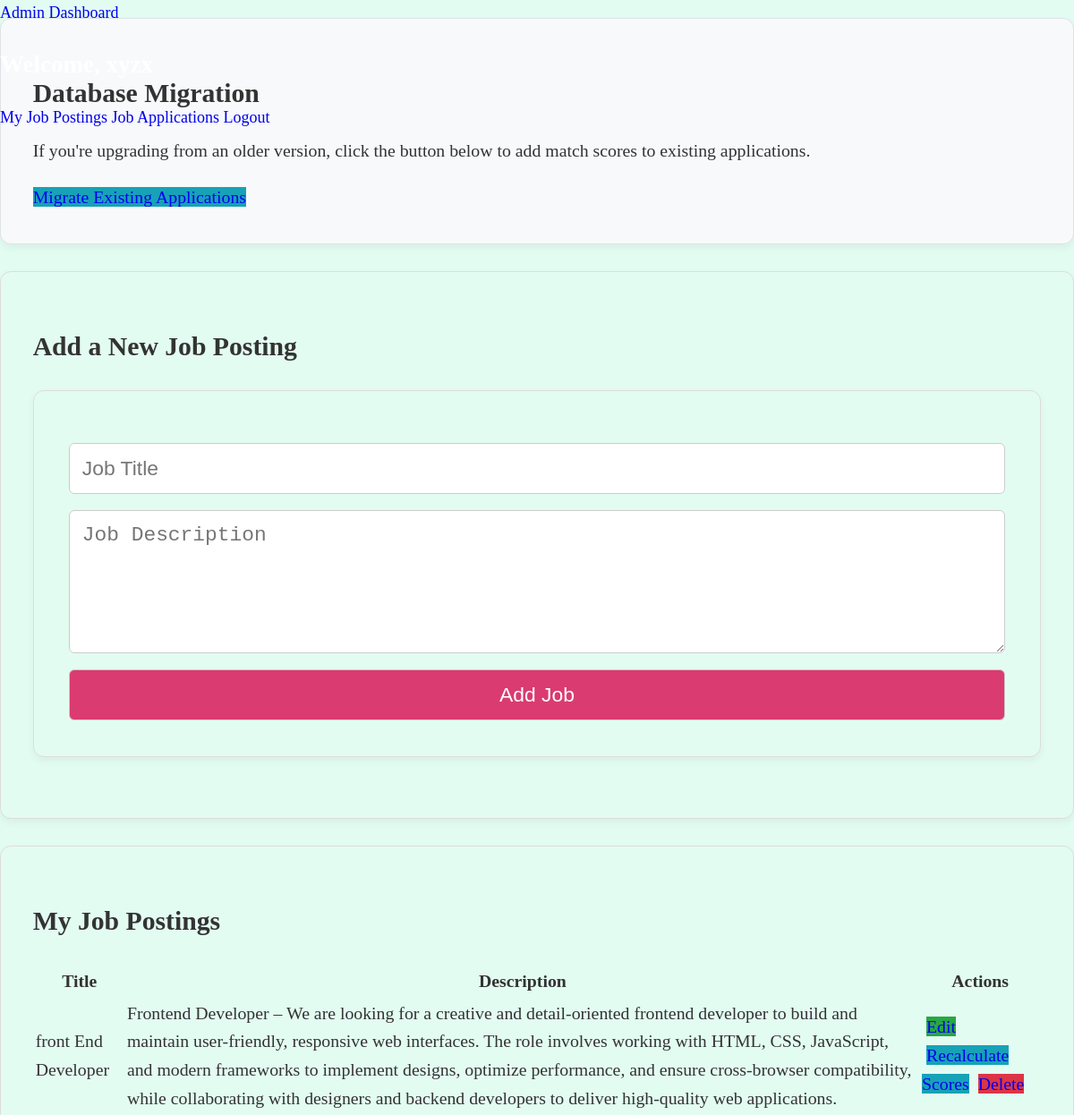
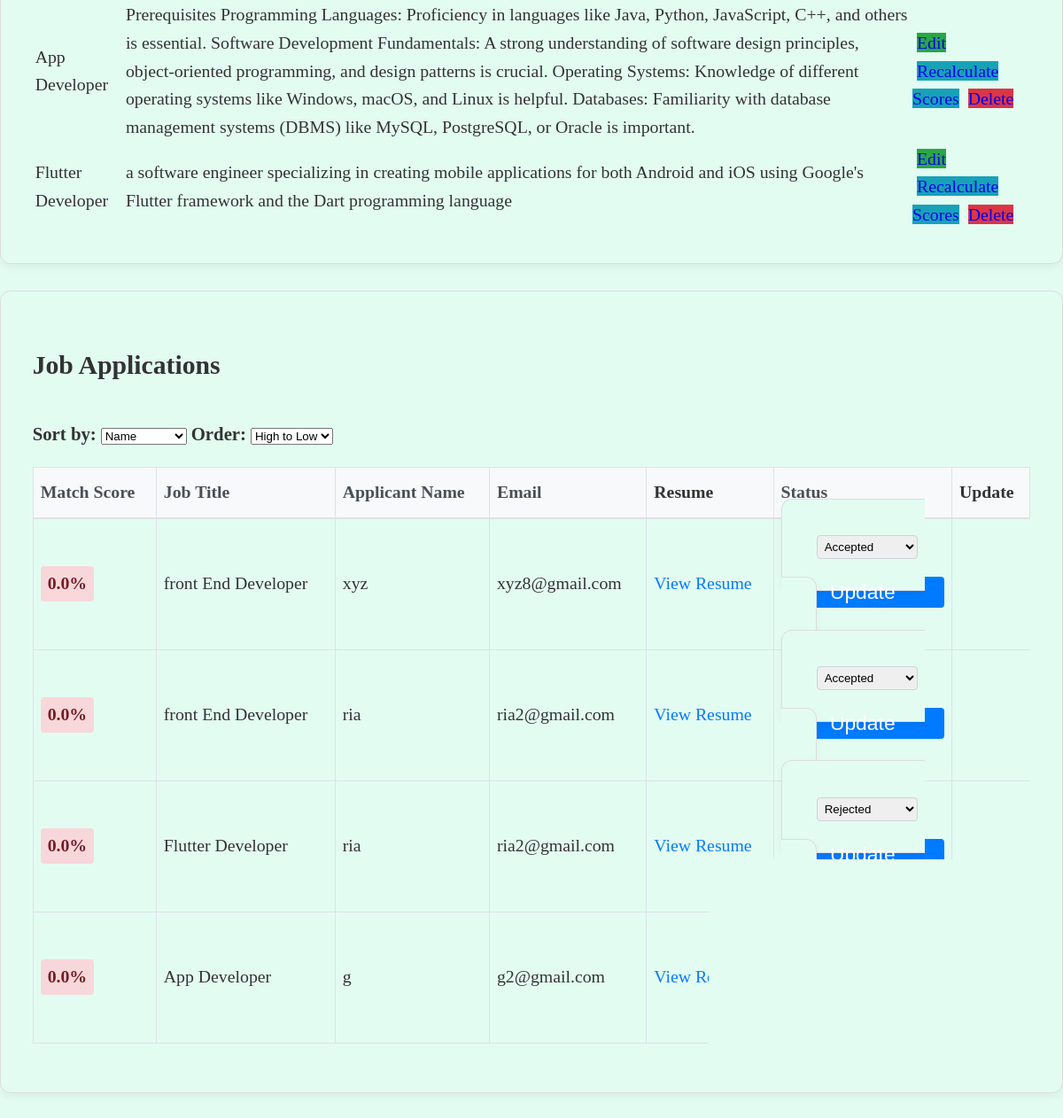
/view_applications?sort=name&order=desc (signed in), run on the app's committed database (2 pictures, top to bottom).
### tables this page shows
CREATE TABLE job_postings (
                      id INTEGER PRIMARY KEY,
                      title TEXT,
                      description TEXT,
                      admin_id INTEGER,
                      FOREIGN KEY (admin_id) REFERENCES users (id) ON DELETE CASCADE);

CREATE TABLE job_applications (
                      id INTEGER PRIMARY KEY,
                      job_id INTEGER,
                      user_id INTEGER,
                      name TEXT,
                      email TEXT,
                      resume TEXT, status TEXT, match_score REAL DEFAULT 0.0,
                      FOREIGN KEY (job_id) REFERENCES job_postings (id) ON DELETE CASCADE,
                      FOREIGN KEY (user_id) REFERENCES users (id) ON DELETE CASCADE);

### app.py (the view)
@app.route('/view_applications')
def view_applications():
    if 'user_id' not in session or session['role'] != 'admin':
        return redirect(url_for('login'))
    admin_id = session['user_id']
    sort_by = request.args.get('sort', 'match_score')  # Default sort by match score
    sort_order = request.args.get('order', 'desc')  # Default descending order
    conn = connect_db()
    cursor = conn.cursor()
    valid_sort_fields = ['match_score', 'name', 'email', 'status', 'job_title']
    if sort_by not in valid_sort_fields:
        sort_by = 'match_score'
    if sort_order not in ['asc', 'desc']:
        sort_order = 'desc'
    order_clause = f"ORDER BY {sort_by} {sort_order.upper()}"
    if sort_by == 'job_title':
        order_clause = "ORDER BY jp.title " + sort_order.upper()
    cursor.execute(f"""
        SELECT ja.id, ja.name, ja.email, ja.resume, jp.title, ja.status, ja.match_score
        FROM job_applications ja
        JOIN job_postings jp ON ja.job_id = jp.id
        WHERE jp.admin_id = ?
        {order_clause}
    """, (admin_id,))
    job_applications = cursor.fetchall()
    cursor.execute("SELECT * FROM job_postings WHERE admin_id=?", (admin_id,))
    job_postings = cursor.fetchall()
    conn.close()
    applications = [{
        'id': row[0],
        'name': row[1],
        'email': row[2],
        'resume': row[3],
        'job_title': row[4],
        'status': row[5],
        'match_score': row[6] if row[6] is not None else 0.0
    } for row in job_applications]
    form = JobPostingForm()
    edit_form = EditJobForm()
    status_form = ApplicationStatusForm()
    return render_template('admin_dashboard.html',
                         job_postings=job_postings,
                         job_applications=applications,
                         form=form,
                         edit_form=edit_form,
                         status_form=status_form,
                         current_sort=sort_by,
                         current_order=sort_order)

### forms.py
class JobPostingForm(FlaskForm):
    title = StringField('Job Title', validators=[DataRequired(), Length(min=5, max=100)])
    description = TextAreaField('Job Description', validators=[DataRequired(), Length(min=10, max=1000)])
    submit = SubmitField('Add Job Posting')

class EditJobForm(FlaskForm):
    title = StringField('Job Title', validators=[DataRequired(), Length(min=5, max=100)])
    description = TextAreaField('Job Description', validators=[DataRequired(), Length(min=10, max=1000)])
    submit = SubmitField('Update Job Posting')

### app.py (called while the page is built)
def connect_db():
    conn = sqlite3.connect('job_applications.db')
    conn.execute('PRAGMA foreign_keys = ON')
    return conn

### templates/admin_dashboard.html (shortened to what this page needs)
<!DOCTYPE html>
<html lang="en">
<head>
    <link rel="stylesheet" href="{{ url_for('static', filename='css/styles.css') }}">
</head>
<body>
        <nav style="height:20px;">
            <a class="brand" href="#">Admin Dashboard</a>
            <h2 style="color: white;" >Welcome, {{ session.username }}</h1>
            <div class="nav-links">
                <a href="admin_dashboard">My Job Postings</a>
                <a href="view_applications">Job Applications</a>
                <a href="{{ url_for('logout') }}" class="button">Logout</a>
            </div>
        </nav>
        <section class="job-posting" style="background-color: #f8f9fa; border: 1px solid #dee2e6;">
            <h2>Database Migration</h2>
            <p>If you're upgrading from an older version, click the button below to add match scores to existing applications.</p>
            <a href="{{ url_for('migrate_scores') }}" class="button" style="background-color: #17a2b8;">Migrate Existing Applications</a>
        </section>
        <section class="job-posting">
            <h2>Add a New Job Posting</h2>
            <form action="{{ url_for('add_job') }}" method="post">
                {{ form.title(placeholder="Job Title", required=true) }}
                {{ form.description(placeholder="Job Description", rows="5", required=true) }}
                <button type="submit">Add Job</button>
            </form>
        </section>
        <section class="job-posting">
            <h2>My Job Postings</h2>
            {% if job_postings %}
            <table>
                <tr>
                    <th>Title</th>
                    <th>Description</th>
                    <th>Actions</th>
                </tr>
                {% for job in job_postings %}
                <tr>
                    <td>{{ job[1] }}</td>
                    <td>{{ job[2] }}</td>
                    <td>
                        <a href="{{ url_for('edit_job', job_id=job[0]) }}" class="button" style="background-color: #28a745; margin: 0 5px;">Edit</a>
                        <a href="{{ url_for('recalculate_scores', job_id=job[0]) }}" class="button" style="background-color: #17a2b8; margin: 0 5px;">Recalculate Scores</a>
                        <a href="{{ url_for('delete_job', job_id=job[0]) }}" class="button" style="background-color: #dc3545;">Delete</a>
                    </td>
                </tr>
                {% endfor %}
            </table>
            {% endif %}
        </section>
        <section class="job-posting">
            <h2>Job Applications</h2>
            {% if job_applications and job_applications|length > 0 %}
            <div style="overflow-x: auto; margin-bottom: 20px;">
            <div class="sort-controls" style="margin-bottom: 20px;">
                <label for="sort-select">Sort by:</label>
                <select id="sort-select" onchange="sortApplications()">
                    <option value="name" {% if current_sort == 'name' %}selected{% endif %}>Name</option>
                </select>
                <label for="order-select">Order:</label>
                <select id="order-select" onchange="sortApplications()">
                    <option value="desc" {% if current_order == 'desc' %}selected{% endif %}>High to Low</option>
                </select>
            </div>
            <table style="width: 100%; border-collapse: collapse; margin-top: 20px;">
                <thead>
                    <tr style="background-color: #f8f9fa; border-bottom: 2px solid #dee2e6;">
                        <th style="padding: 12px 8px; text-align: left; border: 1px solid #dee2e6;"><a href="?sort=match_score&order={% if current_sort == 'match_score' and current_order == 'desc' %}asc{% else %}desc{% endif %}" style="text-decoration: none; color: #495057;">Match Score</a></th>
                        <th style="padding: 12px 8px; text-align: left; border: 1px solid #dee2e6;"><a href="?sort=job_title&order={% if current_sort == 'job_title' and current_order == 'desc' %}asc{% else %}desc{% endif %}" style="text-decoration: none; color: #495057;">Job Title</a></th>
                        <th style="padding: 12px 8px; text-align: left; border: 1px solid #dee2e6;"><a href="?sort=name&order={% if current_sort == 'name' and current_order == 'desc' %}asc{% else %}desc{% endif %}" style="text-decoration: none; color: #495057;">Applicant Name</a></th>
                        <th style="padding: 12px 8px; text-align: left; border: 1px solid #dee2e6;"><a href="?sort=email&order={% if current_sort == 'email' and current_order == 'desc' %}asc{% else %}desc{% endif %}" style="text-decoration: none; color: #495057;">Email</a></th>
                        <th style="padding: 12px 8px; text-align: left; border: 1px solid #dee2e6;">Resume</th>
                        <th style="padding: 12px 8px; text-align: left; border: 1px solid #dee2e6;"><a href="?sort=status&order={% if current_sort == 'status' and current_order == 'desc' %}asc{% else %}desc{% endif %}" style="text-decoration: none; color: #495057;">Status</a></th>
                        <th style="padding: 12px 8px; text-align: left; border: 1px solid #dee2e6;">Update</th>
                    </tr>
                </thead>
                <tbody>
                {% for application in job_applications %}
                <tr style="border-bottom: 1px solid #dee2e6;">
                    <td style="padding: 12px 8px; border: 1px solid #dee2e6; vertical-align: middle;">
                        {% if application.match_score >= 70 %}
                            <span class="match-score" style="display: inline-block; padding: 4px 8px; border-radius: 4px; font-weight: bold; background-color: #d4edda; color: #155724;">
                                {{ "%.1f"|format(application.match_score) }}%
                            </span>
                        {% elif application.match_score >= 50 %}
                            <span class="match-score" style="display: inline-block; padding: 4px 8px; border-radius: 4px; font-weight: bold; background-color: #fff3cd; color: #856404;">
                                {{ "%.1f"|format(application.match_score) }}%
                            </span>
                        {% else %}
                            <span class="match-score" style="display: inline-block; padding: 4px 8px; border-radius: 4px; font-weight: bold; background-color: #f8d7da; color: #721c24;">
                                {{ "%.1f"|format(application.match_score) }}%
                            </span>
                        {% endif %}
                    </td>
                    <td style="padding: 12px 8px; border: 1px solid #dee2e6; vertical-align: middle; max-width: 200px; word-wrap: break-word;">{{ application.job_title }}</td>
                    <td style="padding: 12px 8px; border: 1px solid #dee2e6; vertical-align: middle;">{{ application.name }}</td>
                    <td style="padding: 12px 8px; border: 1px solid #dee2e6; vertical-align: middle;">{{ application.email }}</td>
                    <td style="padding: 12px 8px; border: 1px solid #dee2e6; vertical-align: middle;"><a href="{{ url_for('static', filename='resumes/' ~ application.resume) }}" target="_blank" style="color: #007bff; text-decoration: none;">View Resume</a></td>
                    <td style="padding: 12px 8px; border: 1px solid #dee2e6; vertical-align: middle;">
                        <form action="{{ url_for('update_status', application_id=application.id) }}" method="post" style="display: inline;">
                            <select name="status" style="padding: 4px; margin-right: 8px; border: 1px solid #ced4da; border-radius: 4px;">
                                <option value="Accepted" {% if application.status == 'Accepted' %}selected{% endif %}>Accepted</option>
                                <option value="Rejected" {% if application.status == 'Rejected' %}selected{% endif %}>Rejected</option>
                            </select>
                            <button type="submit" class="button" style="padding: 4px 8px; background-color: #007bff; color: white; border: none; border-radius: 4px; cursor: pointer;">Update</button>
                        </form>
                    </td>
                </tr>
                {% endfor %}
                </tbody>
            </table>
            </div>
            {% else %}
            <p>No job applications found. Applications will appear here once users start applying to your job postings.</p>
            {% endif %}
        </section>
</body>
</html>

### static/css/styles.css (style rules this page uses)
body { background: #e3fcf2; margin: 0; padding: 0; color: #333; font-size: 18px; line-height: 1.6; }
.job-posting, .job-posting form { border: 1px solid #ddd; padding: 1.8em; margin-bottom: 1.5em; background: #e3fcf2; border-radius: 12px; box-shadow: 0 4px 10px rgba(0,0,0,0.05); font-size: 1.1em; }
.job-posting form input, .job-posting form textarea, .job-posting form button { display: block; width: 100%; margin-top: 0.8em; padding: 14px; font-size: 1.05em; border-radius: 6px; border: 1px solid #ccc; transition: border-color 0.3s ease, box-shadow 0.3s ease; }
input[type="text"], input[type="email"], input[type="password"], textarea { box-sizing: border-box; }
button { margin-top: 1em; background: #da3b70; color: white; border: none; border-radius: 6px; cursor: pointer; padding: 14px 18px; font-size: 1.1em; transition: background 0.3s ease, transform 0.1s ease; }
label { font-weight: bold; margin-top: 12px; display: inline-block; font-size: 1.05em; }
a { text-decoration: none; }

### data on the page
job_postings: title "front End Developer", description "Frontend Developer – We are looking for a creative and detail-oriented frontend developer to build and maintain user-friendly, responsive web interfaces. The role involves working with HTML, CSS, JavaScript, and modern frameworks to implement designs, optimize performance, and ensure cross-browser compatibility, while collaborating with designers and backend developers to deliver high-quality web applications."
job_postings: title "App Developer", description "Prerequisites Programming Languages: Proficiency in languages like Java, Python, JavaScript, C++, and others is essential. Software Development Fundamentals: A strong understanding of software design principles, object-oriented programming, and design patterns is crucial. Operating Systems: Knowledge of different operating systems like Windows, macOS, and Linux is helpful. Databases: Familiarity with database management systems (DBMS) like MySQL, PostgreSQL, or Oracle is important."
job_postings: title "Flutter Developer", description "a software engineer specializing in creating mobile applications for both Android and iOS using Google's Flutter framework and the Dart programming language"
job_applications: match_score "0.0", job_title "front End Developer", name "xyz", email "xyz8@gmail.com", status "Accepted"
job_applications: match_score "0.0", job_title "front End Developer", name "ria", email "ria2@gmail.com", status "Accepted"
job_applications: match_score "0.0", job_title "Flutter Developer", name "ria", email "ria2@gmail.com", status "Rejected"
job_applications: match_score "0.0", job_title "App Developer", name "g", email "g2@gmail.com", status "Accepted"
